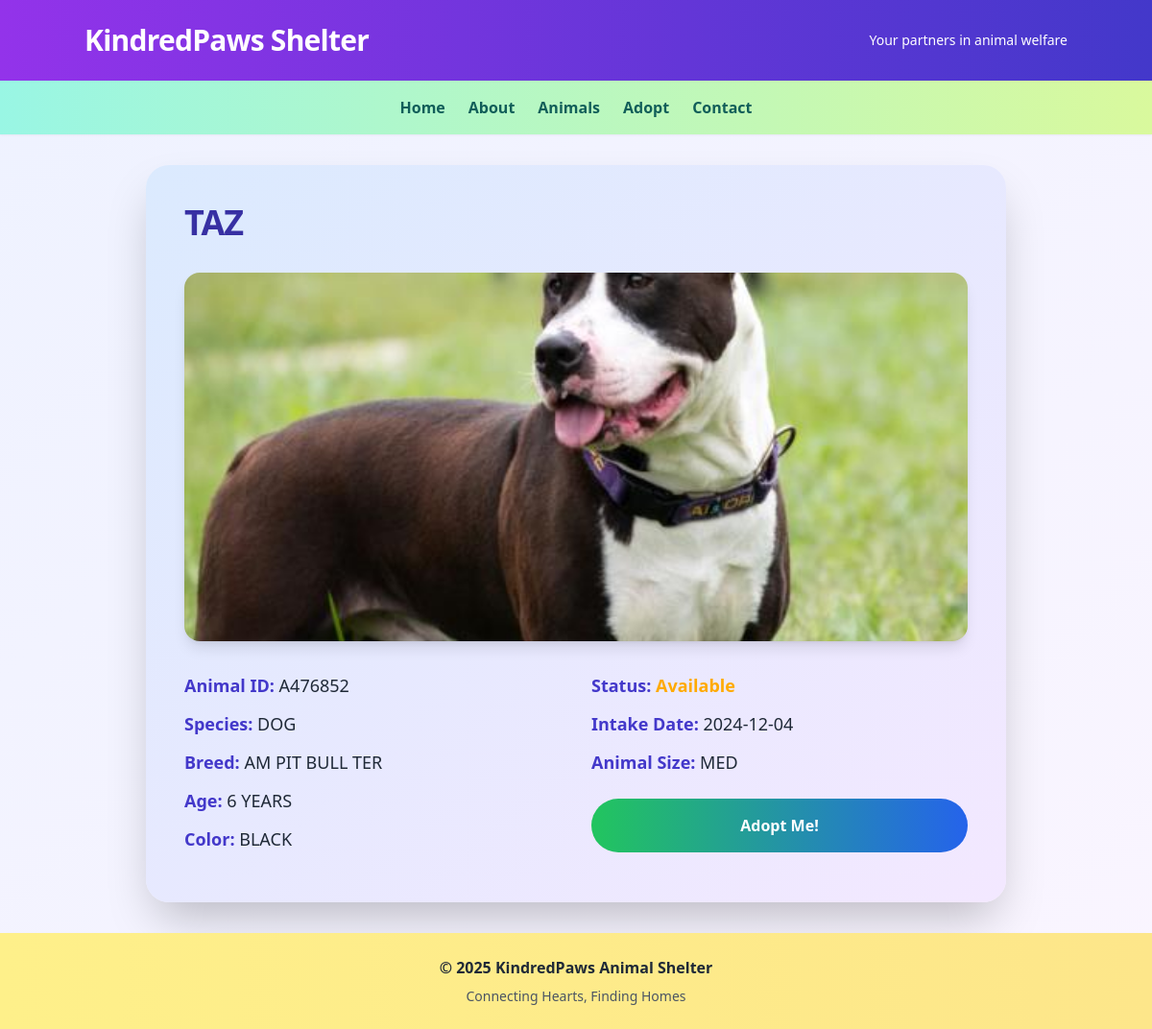
Screenshot of /animal_details.php?id=A476852 with the database file from the repository.
### tables this page shows
CREATE TABLE Animals (
    animal_id VARCHAR(255) PRIMARY KEY,
    intake_type VARCHAR(255),
    in_date DATE,
    name VARCHAR(255),
    animal_type VARCHAR(255),
    age VARCHAR(255),
    animal_size VARCHAR(255),
    color VARCHAR(255),
    breed VARCHAR(255),
    gender VARCHAR(50),
    image_path VARCHAR(255),
    adoption_status VARCHAR(50)
);

### includes/functions.php (called while the page is built, shortened)
<?php
function getAnimalById($conn, $animalId) {
	$stmt = $conn->prepare("SELECT * FROM Animals WHERE animal_id = :animal_id");
	$stmt->bindParam(':animal_id', $animalId);
	$stmt->execute();
	return $stmt->fetch(PDO::FETCH_ASSOC);
}
?>

### public/animal_details.php (the view)
<?php include '../includes/db_connect.php'; ?>
<?php include '../includes/functions.php'; ?>
<?php include '../includes/header.php'; ?>
<?php include '../includes/navigation.php'; ?>
<main class="container mx-auto p-8">
<div class="max-w-4xl mx-auto bg-gradient-to-br from-blue-100 to-purple-100 rounded-3xl shadow-2xl overflow-hidden">
<?php $animal = getAnimalById($conn, $_GET['id']); ?>
<div class="p-10">
<h2 class="text-4xl font-extrabold text-indigo-800 mb-8 tracking-tight"><?php echo $animal['name']; ?></h2>
<div class="mb-8 rounded-2xl overflow-hidden shadow-lg">
<?php
$parts = explode("/", $animal['image_path']);
$full_image_path = $parts[2] . "/" . $parts[3];
?>
<img src="<?php echo $full_image_path; ?>" alt="<?php echo $animal['name']; ?>" class="w-full h-96 object-cover">
</div>
<div class="grid grid-cols-1 md:grid-cols-2 gap-8">
<div>
<p class="text-lg text-gray-800 mb-3"><strong class="text-indigo-700">Animal ID:</strong> <?php echo $animal['animal_id']; ?></p>
<p class="text-lg text-gray-800 mb-3"><strong class="text-indigo-700">Species:</strong> <?php echo $animal['animal_type']; ?></p>
<p class="text-lg text-gray-800 mb-3"><strong class="text-indigo-700">Breed:</strong> <?php echo $animal['breed']; ?></p>
<p class="text-lg text-gray-800 mb-3"><strong class="text-indigo-700">Age:</strong> <?php echo $animal['age']; ?></p>
<p class="text-lg text-gray-800 mb-3"><strong class="text-indigo-700">Color:</strong> <?php echo $animal['color']; ?></p>
</div>
<div>
<p class="text-lg text-gray-800 mb-3"><strong class="text-indigo-700">Status:</strong> <span class="text-[#ffaa00] font-semibold"><?php echo $animal['adoption_status']; ?></span></p>
<p class="text-lg text-gray-800 mb-3"><strong class="text-indigo-700">Intake Date:</strong> <?php echo $animal['in_date']; ?></p>
<p class="text-lg text-gray-800 mb-6"><strong class="text-indigo-700">Animal Size:</strong> <?php echo $animal['animal_size']; ?></p>
<a href="adopt.php?id=<?php echo $animal['animal_id']; ?>" class="w-full inline-block bg-gradient-to-r from-green-500 to-blue-600 hover:from-green-600 hover:to-blue-700 text-white font-extrabold py-4 rounded-full transition duration-300 text-center">Adopt Me!</a>
</div>
</div>
</div>
</div>
</main>
<?php include '../includes/footer.php'; ?>

### rows the page displays
animals: name "TAZ", image_path (picture), animal_id "A476852", animal_type "DOG", breed "AM PIT BULL TER", age "6 YEARS", color "BLACK", adoption_status "Available", in_date "2024-12-04", animal_size "MED"
